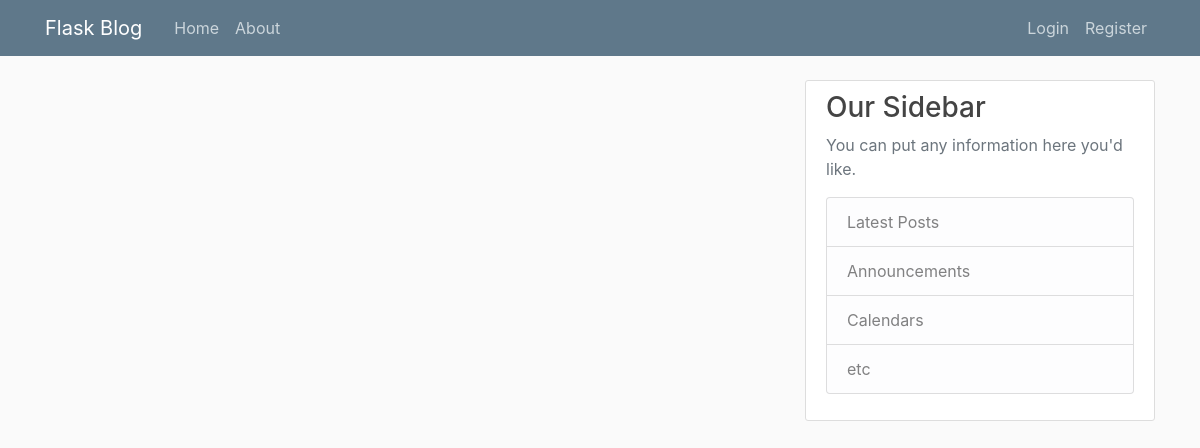
/home, run on an earlier commit of the app's database.
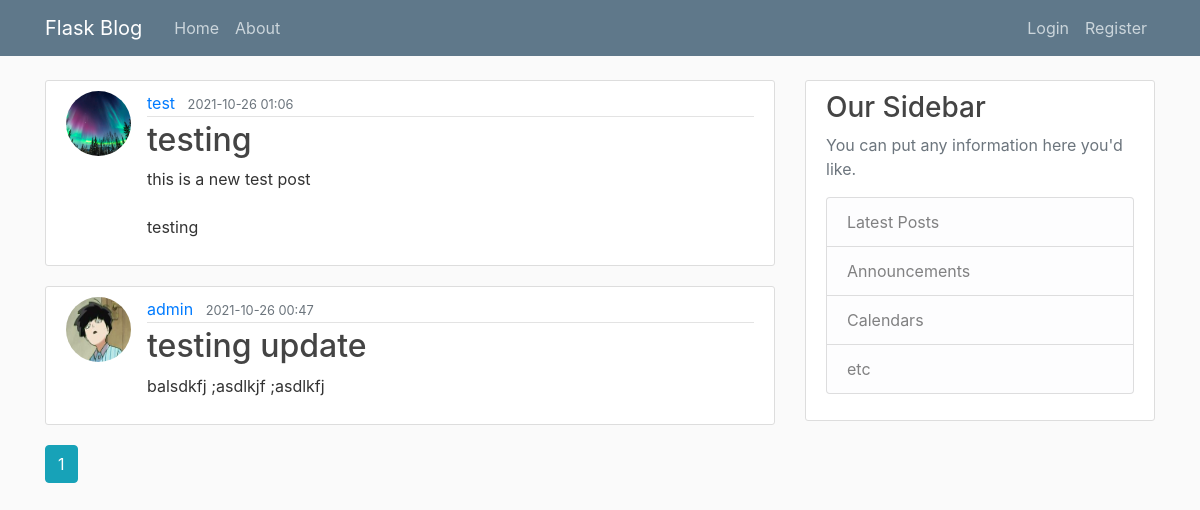
And on a later commit of the database.
### main/models.py (models this page shows, shortened)
class Post(db.Model):
    id = db.Column(db.Integer, primary_key=True)
    title = db.Column(db.String(100), nullable=False)
    date_posted = db.Column(db.DateTime, nullable=False, default=utc_to_local(datetime.utcnow()))
    content = db.Column(db.Text, nullable=False)
    user_id = db.Column(db.Integer, db.ForeignKey('user.id'), nullable=False)

class User(db.Model, UserMixin):
    id = db.Column(db.Integer, primary_key=True)
    username = db.Column(db.String(20), unique=True, nullable=False)
    email = db.Column(db.String(120), unique=True, nullable=False)
    image_file = db.Column(db.String(20), nullable=False, default='default.jpg')
    password = db.Column(db.String(60), nullable=False)
    posts = db.relationship('Post', backref='author', lazy=True)

### main/primary/routes.py (the view)
@primary.route("/")
@primary.route("/home")
def home():
    page = request.args.get('page', 1, type=int)
    posts = Post.query.order_by(Post.date_posted.desc()).paginate(page=page, per_page=5)
    return render_template('home.html', posts=posts)

### main/templates/home.html
{% extends "layout.html" %}
{% block content %}
   {% for post in posts.items%}
        <article class="media content-section">
            <img class="rounded-circle article-img" src="{{ url_for('static', filename='profile_pics/' + post.author.image_file) }}">
          <div class="media-body">
            <div class="article-metadata">
              <a class="mr-2" href="{{ url_for('users.user_posts', username=post.author.username) }}">{{ post.author.username }}</a>
              <small class="text-muted">{{ post.date_posted.strftime('%Y-%m-%d %H:%M') }}</small>
            </div>
            <h2><a class="article-title" href="{{ url_for('posts.post', post_id=post.id) }}">{{ post.title }}</a></h2>
            <p class="article-content">{{ post.content }}</p>
          </div>
        </article>
   {% endfor %}
    {% for page_num in posts.iter_pages(left_edge=1, right_edge=1, left_current=1, right_current=3) %}
        {% if page_num %}
            {% if posts.page == page_num %}
            <a class="btn btn-info mb-4" href="{{ url_for('primary.home', page=page_num) }}">{{ page_num }}</a>
            {% else %}
            <a class="btn btn-outline-info mb-4" href="{{ url_for('primary.home', page=page_num) }}">{{ page_num }}</a>
            {% endif %}
        {% else %}
            ...
        {% endif %}
    {% endfor %}
{% endblock content %}

What changed in the data, as far as the page shows it:
added Post: image_file (placeholder picture), author.username "test", date_posted "2021-10-26 01:06", title "testing", content "this is a new test post testing"
added Post: image_file (picture), author.username "admin", date_posted "2021-10-26 00:47", title "testing update", content "balsdkfj ;asdlkjf ;asdlkfj"
Also different on the page:
new list line: "1"
